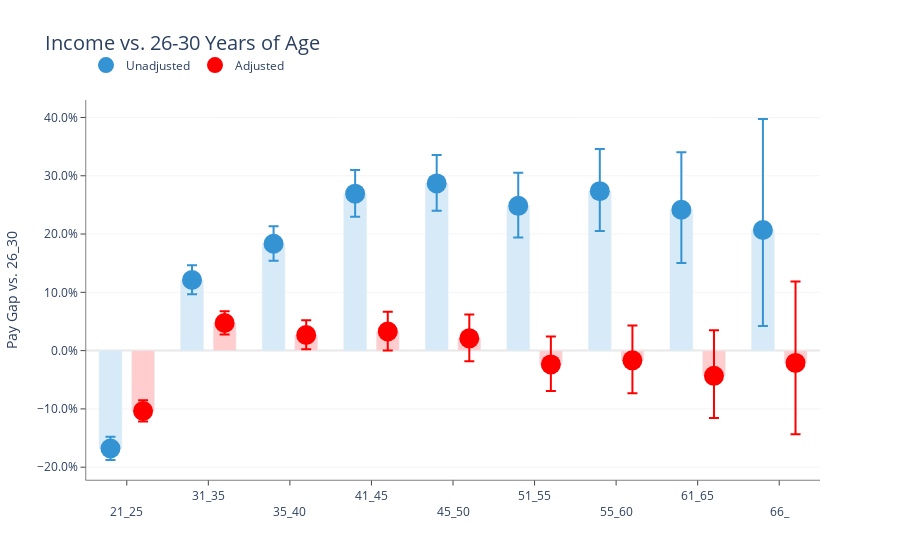

Source (notebook cell):
### Code cell
test, est = output_graph(data_2019, controls, True, "Age")

### Figure 1 — Plotly figure (JSON) as saved in the notebook; plotly's stock layout.template omitted (floating-point values rounded to 4 significant figures)
{"data": [{"hoverinfo": "skip", "marker": {"color": "#d7eaf7"}, "name": "Unadjusted", "showlegend": false, "type": "bar", "width": 0.28, "x": [1, 2, 3, 4, 5, 6, 7, 8, 9], "y": [-0.1679, 0.1211, 0.1834, 0.2693, 0.2869, 0.2484, 0.2736, 0.2417, 0.2069]}, {"hoverinfo": "skip", "marker": {"color": "#ffcdcd"}, "name": "Adjusted", "showlegend": false, "type": "bar", "width": 0.28, "x": [1, 2, 3, 4, 5, 6, 7, 8, 9], "y": [-0.1035, 0.04742, 0.02685, 0.0328, 0.02102, -0.02364, -0.01668, -0.04332, -0.02111]}, {"error_y": {"array": [0.02032, 0.02515, 0.02981, 0.04074, 0.04875, 0.05692, 0.07215, 0.09848, 0.1905], "arrayminus": [0.01983, 0.02459, 0.02908, 0.03948, 0.04697, 0.05444, 0.06828, 0.09124, 0.1645], "symmetric": false, "thickness": 2, "type": "data", "visible": true, "width": 5}, "hovertemplate": "%{text}", "marker": {"color": "#3493d3", "size": 20}, "mode": "markers", "name": "Unadjusted", "text": ["21_25: -16.8%, 95% conf: [-18.8%, -14.8%]", "31_35: +12.1%, 95% conf: [+9.7%, +14.6%]", "35_40: +18.3%, 95% conf: [+15.4%, +21.3%]", "41_45: +26.9%, 95% conf: [+23.0%, +31.0%]", "45_50: +28.7%, 95% conf: [+24.0%, +33.6%]", "51_55: +24.8%, 95% conf: [+19.4%, +30.5%]", "55_60: +27.4%, 95% conf: [+20.5%, +34.6%]", "61_65: +24.2%, 95% conf: [+15.0%, +34.0%]", "66_: +20.7%, 95% conf: [+4.2%, +39.7%]"], "type": "scatter", "x": [0.8, 1.8, 2.8, 3.8, 4.8, 5.8, 6.8, 7.8, 8.8], "y": [-0.1679, 0.1211, 0.1834, 0.2693, 0.2869, 0.2484, 0.2736, 0.2417, 0.2069]}, {"error_y": {"array": [0.01827, 0.02011, 0.02509, 0.03382, 0.041, 0.04798, 0.05977, 0.07816, 0.1398], "arrayminus": [0.01791, 0.01973, 0.02449, 0.03275, 0.03941, 0.04574, 0.05634, 0.07226, 0.1223], "symmetric": false, "thickness": 2, "type": "data", "visible": true, "width": 5}, "hovertemplate": "%{text}", "marker": {"color": "red", "size": 20}, "mode": "markers", "name": "Adjusted", "text": ["21_25: -10.4%, 95% conf: [-12.1%, -8.5%]", "31_35: +4.7%, 95% conf: [+2.8%, +6.8%]", "35_40: +2.7%, 95% conf: [+0.2%, +5.2%]", "41_45: +3.3%, 95% conf: [+0.0%, +6.7%]", "45_50: +2.1%, 95% conf: [-1.8%, +6.2%]", "51_55: -2.4%, 95% conf: [-6.9%, +2.4%]", "55_60: -1.7%, 95% conf: [-7.3%, +4.3%]", "61_65: -4.3%, 95% conf: [-11.6%, +3.5%]", "66_: -2.1%, 95% conf: [-14.3%, +11.9%]"], "type": "scatter", "x": [1.2, 2.2, 3.2, 4.2, 5.2, 6.2, 7.2, 8.2, 9.2], "y": [-0.1035, 0.04742, 0.02685, 0.0328, 0.02102, -0.02364, -0.01668, -0.04332, -0.02111]}], "layout": {"autosize": true, "bargroupgap": 0.1, "barmode": "group", "legend": {"orientation": "h", "x": 0, "y": 1.13}, "plot_bgcolor": "white", "title": {"font": {"size": 20}, "text": "Income vs. 26-30 Years of Age"}, "xaxis": {"linecolor": "black", "linewidth": 0.5, "range": [0.5, 9.5], "showline": true, "tickangle": 0, "tickmode": "array", "ticks": "outside", "ticktext": ["<br>21_25", "31_35", "<br>35_40", "41_45", "<br>45_50", "51_55", "<br>55_60", "61_65", "<br>66_"], "tickvals": [1, 2, 3, 4, 5, 6, 7, 8, 9], "type": "linear"}, "yaxis": {"autorange": true, "gridcolor": "#e8e8e8", "gridwidth": 0.5, "linecolor": "black", "linewidth": 0.5, "range": [-0.2317, 0.4305], "showgrid": true, "showline": true, "tickformat": ".1%", "ticks": "outside", "title": {"text": "Pay Gap vs. 26_30"}, "type": "linear", "zeroline": true, "zerolinecolor": "#e8e8e8", "zerolinewidth": 2}}}
